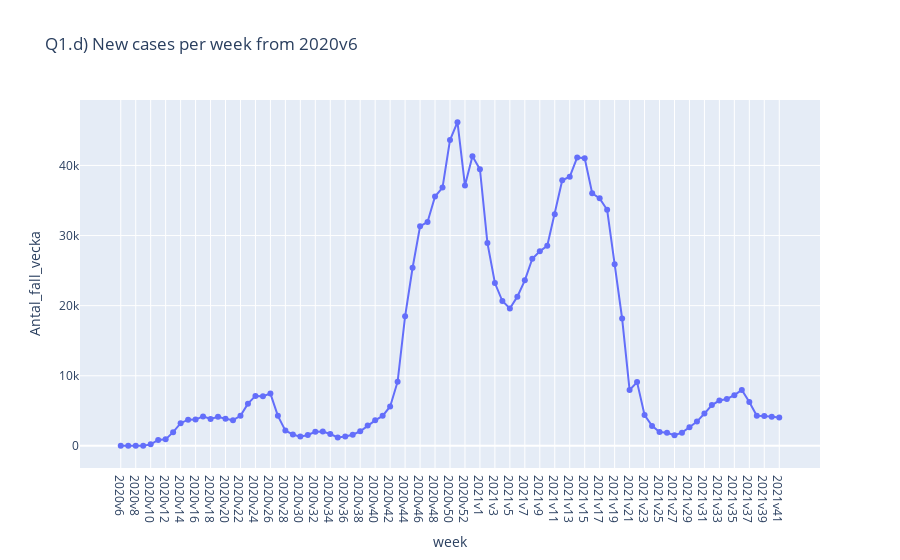

The notebook cell this image was saved under:
### Code cell
px_line(y="Antal_fall_vecka", title="Q1.d) New cases per week from 2020v6")

### Figure 1 — Plotly figure (JSON) as saved in the notebook; plotly's stock layout.template omitted (floating-point values rounded to 4 significant figures)
{"data": [{"hovertemplate": "week=%{x}<br>Antal_fall_vecka=%{y}<extra></extra>", "legendgroup": "", "line": {"color": "#636efa", "dash": "solid"}, "marker": {"symbol": "circle"}, "mode": "markers+lines", "name": "", "orientation": "v", "showlegend": false, "type": "scatter", "x": ["2020v6", "2020v7", "2020v8", "2020v9", "2020v10", "2020v11", "2020v12", "2020v13", "2020v14", "2020v15", "2020v16", "2020v17", "2020v18", "2020v19", "2020v20", "2020v21", "2020v22", "2020v23", "2020v24", "2020v25", "2020v26", "2020v27", "2020v28", "2020v29", "2020v30", "2020v31", "2020v32", "2020v33", "2020v34", "2020v35", "2020v36", "2020v37", "2020v38", "2020v39", "2020v40", "2020v41", "2020v42", "2020v43", "2020v44", "2020v45", "2020v46", "2020v47", "2020v48", "2020v49", "2020v50", "2020v51", "2020v52", "2020v53", "2021v1", "2021v2", "2021v3", "2021v4", "2021v5", "2021v6", "2021v7", "2021v8", "2021v9", "2021v10", "2021v11", "2021v12", "2021v13", "2021v14", "2021v15", "2021v16", "2021v17", "2021v18", "2021v19", "2021v20", "2021v21", "2021v22", "2021v23", "2021v24", "2021v25", "2021v26", "2021v27", "2021v28", "2021v29", "2021v30", "2021v31", "2021v32", "2021v33", "2021v34", "2021v35", "2021v36", "2021v37", "2021v38", "2021v39", "2021v40", "2021v41"], "xaxis": "x", "y": [1, 0, 0, 13, 211, 838, 924, 1957, 3229, 3740, 3752, 4203, 3832, 4153, 3869, 3659, 4280, 6021, 7123, 7073, 7455, 4279, 2179, 1622, 1316, 1556, 2014, 2052, 1687, 1200, 1332, 1592, 2080, 2919, 3642, 4278, 5620, 9155, 18474, 25405, 31319, 31944, 35560, 36837, 43631, 46177, 37134, 41323, 39455, 28942, 23230, 20660, 19605, 21283, 23615, 26690, 27748, 28555, 33033, 37881, 38386, 41147, 41038, 36032, 35306, 33680, 25916, 18169, 7974, 9094, 4394, 2848, 1982, 1869, 1514, 1881, 2662, 3459, 4608, 5820, 6466, 6688, 7236, 7972, 6266, 4298, 4241, 4141, 4062], "yaxis": "y"}], "layout": {"hovermode": "x", "legend": {"tracegroupgap": 0}, "title": {"text": "Q1.d) New cases per week from 2020v6"}, "xaxis": {"anchor": "y", "domain": [0, 1], "showspikes": true, "spikecolor": "green", "spikedash": "solid", "spikemode": "across", "spikesnap": "cursor", "title": {"text": "week"}}, "yaxis": {"anchor": "x", "domain": [0, 1], "title": {"text": "Antal_fall_vecka"}}}}
